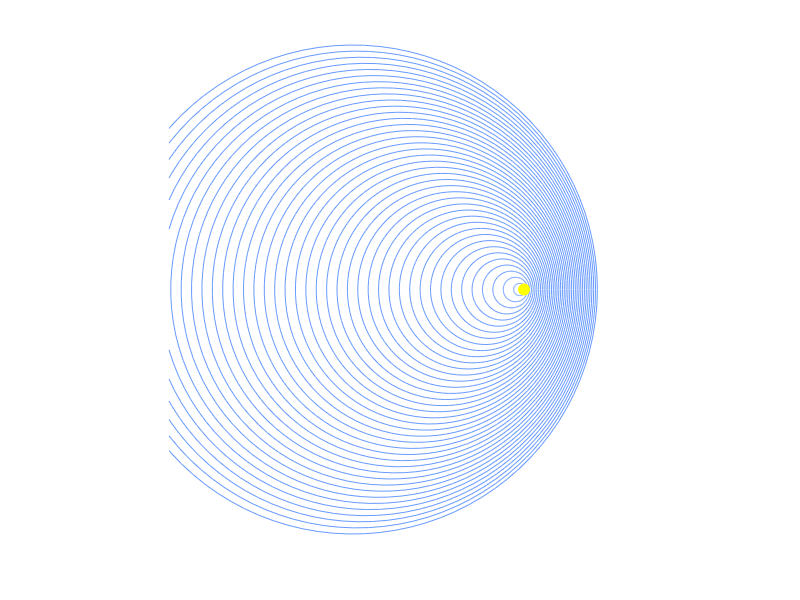

Recreate this plot in MATLAB.
% Simulación de Efecto Doppler Relativista
clear; clc;

% Parámetros
c = 1;              % Velocidad de la luz normalizada
v = 0.7 * c;        % Velocidad de la fuente (70% de c)
beta = v/c;
gamma = 1 / sqrt(1 - beta^2); % Factor de Lorentz

% Configuración de la figura
figure('Color', 'k');
hold on; axis equal;
set(gca, 'Color', 'k', 'XColor', 'w', 'YColor', 'w');
title(['Efecto Doppler Relativista (v = ', num2str(v), 'c)'], 'Color', 'w');
xlim([-15 25]); ylim([-20 20]);

% Simulación temporal
t_max = 20;
dt = 0.5;
fuente_x = [];

for t = 0:dt:t_max
    cla;
    % Posición actual de la fuente
    curr_x = v * t;
    fuente_x = [fuente_x, curr_x];
    
    % Dibujar frentes de onda emitidos anteriormente
    for i = 1:length(fuente_x)
        t_emision = (i-1) * dt;
        edad = t - t_emision;
        
        % Radio de la onda (se expande a velocidad c)
        % En el marco del observador, la frecuencia cambia
        radio = c * edad;
        
        % Dibujar círculo (frente de onda)
        theta = linspace(0, 2*pi, 100);
        x = fuente_x(i) + radio * cos(theta);
        y = radio * sin(theta);
        
        % Color según desplazamiento (Blue/Redshift)
        if fuente_x(i) < curr_x
            color = [0.4 0.6 1]; % Azulado (acercamiento)
        else
            color = [1 0.3 0.3]; % Rojizo
        end
        
        plot(x, y, 'Color', color, 'LineWidth', 0.5);
    end
    
    % Dibujar la fuente
    plot(curr_x, 0, 'yo', 'MarkerFaceColor', 'y', 'MarkerSize', 8);
    
    drawnow;
    pause(0.05);
end
